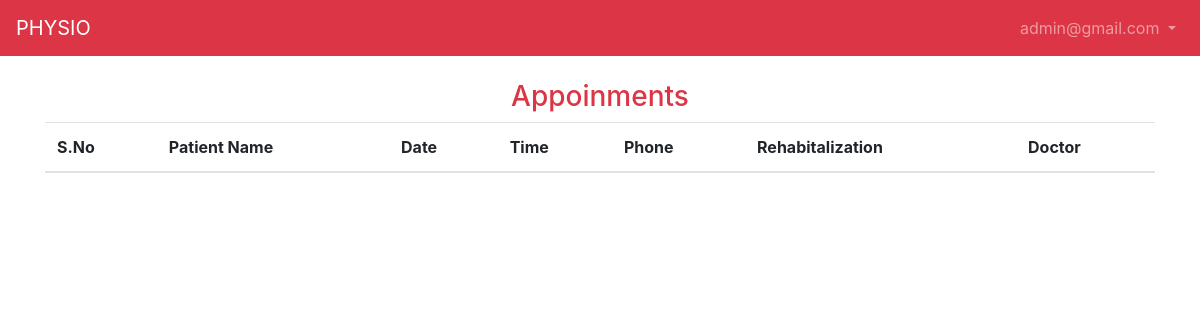
Page /admin/appoinments.php (signed in) on the earlier database version.
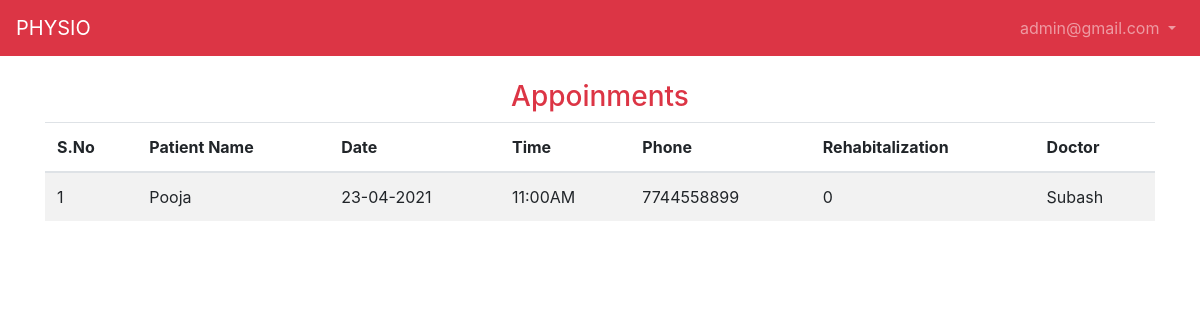
Same page on the later database version.
### tables this page shows
CREATE TABLE `appoinment` (
  `id` int(5) NOT NULL,
  `pname` varchar(25) NOT NULL,
  `date` date NOT NULL,
  `time` time NOT NULL,
  `phone` bigint(10) NOT NULL,
  `rehab` int(10) NOT NULL DEFAULT 0,
  `doctor` varchar(25) NOT NULL
);

### admin/appoinments.php (the view, shortened to what this page needs)
<?php
include_once("../config.php");
?>
<!DOCTYPE html>
<html lang="en">
<head>
    <link rel="stylesheet" href="https://maxcdn.bootstrapcdn.com/bootstrap/4.0.0/css/bootstrap.min.css">
    <link rel="stylesheet" href="https://stackpath.bootstrapcdn.com/font-awesome/4.7.0/css/font-awesome.min.css">
    <link rel="stylesheet" href="../assets/style.css">
</head>
<body>
    <header>
        <nav class="navbar navbar-expand-lg navbar-dark bg-danger">
            <a class="navbar-brand" href="#">PHYSIO</a>
            <div class="collapse navbar-collapse" id="navbarSupportedContent">
                <ul class="navbar-nav ml-auto">
                    <li class="nav-item dropdown">
                        <a class="nav-link dropdown-toggle" href="#" id="navbarDropdown" role="button" data-toggle="dropdown" aria-haspopup="true" aria-expanded="false">
                            <?php echo $_SESSION["admin"]; ?>
                        </a>
                    </li>
                </ul>
            </div>
        </nav>
    </header>
    <main>
        <div class="container mt-4">
            <div class="row">
                <div class="col">
                    <h3 class="text-center text-danger">Appoinments</h3>
                    <table class="table table-striped">
                        <thead>
                            <tr>
                                <th>S.No</th>
                                <th>Patient Name</th>
                                <th>Date</th>
                                <th>Time</th>
                                <th>Phone</th>
                                <th>Rehabitalization</th>
                                <th>Doctor</th>
                            </tr>
                        </thead>
                        <tbody>
                            <?php
                                $sql = "select * from appoinment order by id desc";
                                $run = mysqli_query($con, $sql);
                                $i=1;
                                foreach ($run as $app) {
                                echo '<tr><td>'.$i.'</td><td>'.$app["pname"].'</td><td>'.date("d-m-Y",strtotime($app["date"])).'</td><td>'.date("g:iA",strtotime($app["time"])).'</td><td>'.$app["phone"].'</td><td>'.$app["rehab"].'</td><td>'.$app["doctor"].'</td></tr>';
                                $i++;
                                }
                            ?>
                        </tbody>
                    </table>
                </div>
            </div>
        </div>
    </main>
</body>
</html>

Differences in the rows shown:
added appoinment: pname "Pooja", date "23-04-2021", time "11:00AM", phone "7744558899", rehab "0", doctor "Subash"
